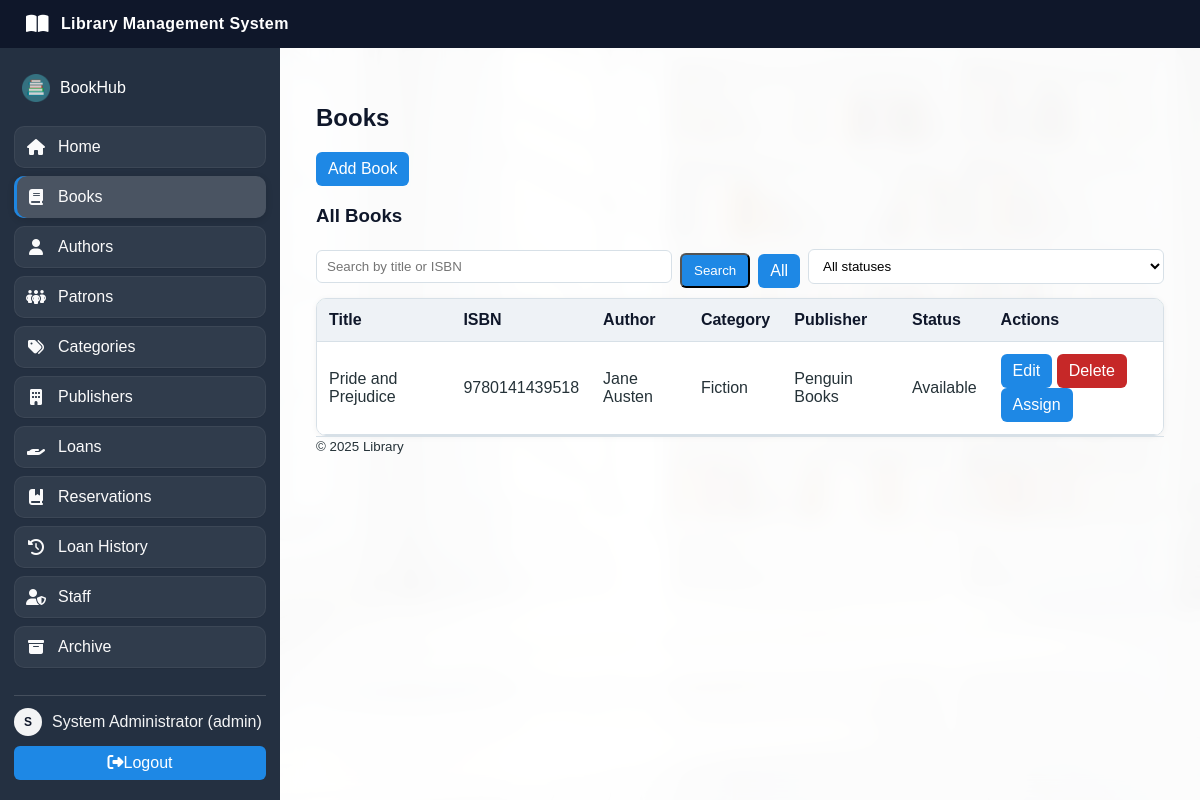
Screenshot of /books.php (signed in) with the database file from the repository.
### tables this page shows
CREATE TABLE books (
  id INT AUTO_INCREMENT PRIMARY KEY,
  title VARCHAR(200) NOT NULL,
  isbn VARCHAR(20) NULL UNIQUE,
  author_id INT NULL,
  category_id INT NULL,
  publisher_id INT NULL,
  published_year INT NULL,
  status ENUM('available','reserved','loaned') NOT NULL DEFAULT 'available',
  created_at TIMESTAMP DEFAULT CURRENT_TIMESTAMP,
  CONSTRAINT fk_books_author FOREIGN KEY (author_id) REFERENCES authors(id) ON DELETE SET NULL,
  CONSTRAINT fk_books_category FOREIGN KEY (category_id) REFERENCES categories(id) ON DELETE SET NULL,
  CONSTRAINT fk_books_publisher FOREIGN KEY (publisher_id) REFERENCES publishers(id) ON DELETE SET NULL
);

CREATE TABLE authors (
  id INT AUTO_INCREMENT PRIMARY KEY,
  name VARCHAR(150) NOT NULL,
  bio TEXT NULL,
  created_at TIMESTAMP DEFAULT CURRENT_TIMESTAMP
);

CREATE TABLE categories (
  id INT AUTO_INCREMENT PRIMARY KEY,
  name VARCHAR(100) NOT NULL UNIQUE,
  description VARCHAR(255) NULL
);

CREATE TABLE publishers (
  id INT AUTO_INCREMENT PRIMARY KEY,
  name VARCHAR(150) NOT NULL,
  address VARCHAR(255) NULL,
  phone VARCHAR(50) NULL,
  website VARCHAR(200) NULL
);

### auth.php (called while the page is built, shortened)
<?php
function current_user(): ?array {
	return $_SESSION['user'] ?? null;
}
function is_admin(): bool {
	$user = current_user();
	return $user && $user['role'] === 'admin';
}

### books.php (the view, shortened to what this page needs)
<?php
require_once __DIR__ . '/auth.php';
function h(string $s): string { return htmlspecialchars($s, ENT_QUOTES, 'UTF-8'); }
$action = $_GET['action'] ?? '';
$id = isset($_GET['id']) ? (int)$_GET['id'] : 0;
include __DIR__ . '/header.php';
?>
<h2>Books</h2>
<?php if (is_admin() && ($action === 'add' || ($action === 'edit' && $id))): ?>
<?php
	$book = ['title'=>'','isbn'=>'','author_id'=>'','category_id'=>'','publisher_id'=>'','published_year'=>'','status'=>'available'];
	if ($action === 'edit') {
		$stmt = $mysqli->prepare('SELECT * FROM books WHERE id=?');
		$stmt->bind_param('i', $id);
		$stmt->execute();
		$book = $stmt->get_result()->fetch_assoc();
	}
	$authors = $mysqli->query('SELECT id, name FROM authors ORDER BY name')->fetch_all(MYSQLI_ASSOC);
	$categories = $mysqli->query('SELECT id, name FROM categories ORDER BY name')->fetch_all(MYSQLI_ASSOC);
	$publishers = $mysqli->query('SELECT id, name FROM publishers ORDER BY name')->fetch_all(MYSQLI_ASSOC);
?>
<h3><?php echo $action === 'add' ? 'Add' : 'Edit'; ?> Book</h3>
<form method="post" action="books.php?action=save<?php echo $id?('&id='.$id):''; ?>">
	<div>
		<label>Title</label><br>
		<input type="text" name="title" required value="<?php echo h($book['title']); ?>">
	</div>
	<div>
		<label>ISBN</label><br>
		<input type="text" name="isbn" value="<?php echo h($book['isbn']); ?>">
	</div>
	<div>
		<label>Year Published</label><br>
		<input type="number" name="published_year" value="<?php echo h((string)$book['published_year']); ?>">
	</div>
	<div>
		<label>Author</label><br>
		<select name="author_id">
			<option value="">-- Select --</option>
			<?php foreach ($authors as $a): ?>
				<option value="<?php echo (int)$a['id']; ?>" <?php echo ($book['author_id']==$a['id'])?'selected':''; ?>><?php echo h($a['name']); ?></option>
			<?php endforeach; ?>
		</select>
	</div>
	<div>
		<label>Category</label><br>
		<select name="category_id">
			<option value="">-- Select --</option>
			<?php foreach ($categories as $c): ?>
				<option value="<?php echo (int)$c['id']; ?>" <?php echo ($book['category_id']==$c['id'])?'selected':''; ?>><?php echo h($c['name']); ?></option>
			<?php endforeach; ?>
		</select>
	</div>
	<div>
		<label>Publisher</label><br>
		<select name="publisher_id">
			<option value="">-- Select --</option>
			<?php foreach ($publishers as $p): ?>
				<option value="<?php echo (int)$p['id']; ?>" <?php echo ($book['publisher_id']==$p['id'])?'selected':''; ?>><?php echo h($p['name']); ?></option>
			<?php endforeach; ?>
		</select>
	</div>
	<div>
		<label>Status</label><br>
		<select name="status">
			<?php foreach (['available','reserved','loaned'] as $s): ?>
				<option value="<?php echo $s; ?>" <?php echo ($book['status']===$s)?'selected':''; ?>><?php echo ucfirst($s); ?></option>
			<?php endforeach; ?>
		</select>
	</div>
	<button class="btn" type="submit">Save</button>
	<a class="btn" href="books.php">Back</a>
</form>
<?php else: ?>
<?php if (is_admin()): ?>
<a class="btn" href="books.php?action=add">Add Book</a>
<?php endif; ?>
<h3>All Books</h3>
<form method="get" style="margin-bottom:10px; display:flex; gap:8px; align-items:center;">
	<input type="text" name="q" placeholder="Search by title or ISBN" value="<?php echo h($_GET['q'] ?? ''); ?>">
	<button class="btn" type="submit">Search</button>
	<a class="btn" href="books.php">All</a>
	<select name="status" onchange="this.form.submit()">
		<option value="">All statuses</option>
	</select>
</form>
<?php
	$where = '';
	$sql = "SELECT b.*, a.name author, c.name category, p.name publisher
			FROM books b
			LEFT JOIN authors a ON a.id=b.author_id
			LEFT JOIN categories c ON c.id=b.category_id
			LEFT JOIN publishers p ON p.id=b.publisher_id
			$where ORDER BY b.created_at DESC";
	$res = $mysqli->query($sql);
?>
<div class="table-wrap">
<table>
	<tr>
		<th>Title</th>
		<th>ISBN</th>
		<th>Author</th>
		<th>Category</th>
		<th>Publisher</th>
		<th>Status</th>
		<?php if (is_admin()): ?><th>Actions</th><?php endif; ?>
	</tr>
	<?php while ($row = $res->fetch_assoc()): ?>
		<tr>
			<td><?php echo h($row['title']); ?></td>
			<td><?php echo h((string)$row['isbn']); ?></td>
			<td><?php echo h($row['author'] ?? ''); ?></td>
			<td><?php echo h($row['category'] ?? ''); ?></td>
			<td><?php echo h($row['publisher'] ?? ''); ?></td>
			<td><?php echo h(ucfirst($row['status'])); ?></td>
			<?php if (is_admin()): ?>
			<td>
				<a class="btn" href="books.php?action=edit&id=<?php echo (int)$row['id']; ?>">Edit</a>
				<a class="btn red" href="books.php?action=delete&id=<?php echo (int)$row['id']; ?>" onclick="return confirm('Delete this book?');">Delete</a>
				<?php if ($row['status']==='available'): ?>
					<details style="display:inline-block;">
						<summary class="btn">Assign</summary>
					</details>
				<?php endif; ?>
			</td>
			<?php endif; ?>
		</tr>
	<?php endwhile; ?>
</table>
</div>
<?php endif; ?>
<?php include __DIR__ . '/footer.php';

### assets/styles.css (style rules this page uses)
:root { --green-600: #2e7d32; --green-700: #1b5e20; --green-100: #e8f5e9; --brown-700: #243041; --brown-600: #1b2735; --brown-100: #eef2f6; --text-900: #253238; --text-700: #546e7a; --border: #d7e0e7; --bg: #f5f8fb; --red: #e53935; --blue: #1e88e5; }
body { font-family: Arial, sans-serif; margin: 0; color: var(--text-900); background: var(--bg); }
h2, h3 { color: #0f172a; }
.table-wrap { background:#fff; border:1px solid var(--border); border-radius:10px; overflow:hidden; box-shadow:0 1px 6px rgba(0,0,0,0.05); }
table { border-collapse: collapse; width: 100%; }
th, td { border-bottom: 1px solid var(--border); padding: 12px; }
th { background: var(--brown-100); text-align: left; color:#0f172a; }
tbody tr:nth-child(even) { background: #fff; }
tbody tr:nth-child(odd) { background: var(--green-100); }
.btn { padding: 8px 12px; background: var(--blue); color: #fff; text-decoration: none; border-radius: 6px; display:inline-block; }
.btn.red { background: #c62828; }
input[type="text"], input[type="email"], input[type="password"], input[type="number"], input[type="date"], input[type="url"], select, textarea { padding: 8px 10px; border:1px solid var(--border); border-radius:6px; width: 100%; box-sizing: border-box; background:#fff; }
form .btn { margin-top: 8px; }
details > summary { list-style: none; cursor: pointer; }

### rows the page displays
books: title "Pride and Prejudice", isbn "9780141439518", author.name "Jane Austen", category.name "Fiction", publisher.name "Penguin Books", status "Available"

### other values shown
substr($user['full_name'] ?? $user['username'], 0, 1) "S"
$user['full_name'] "System Administrator"
$user['role'] "admin"
